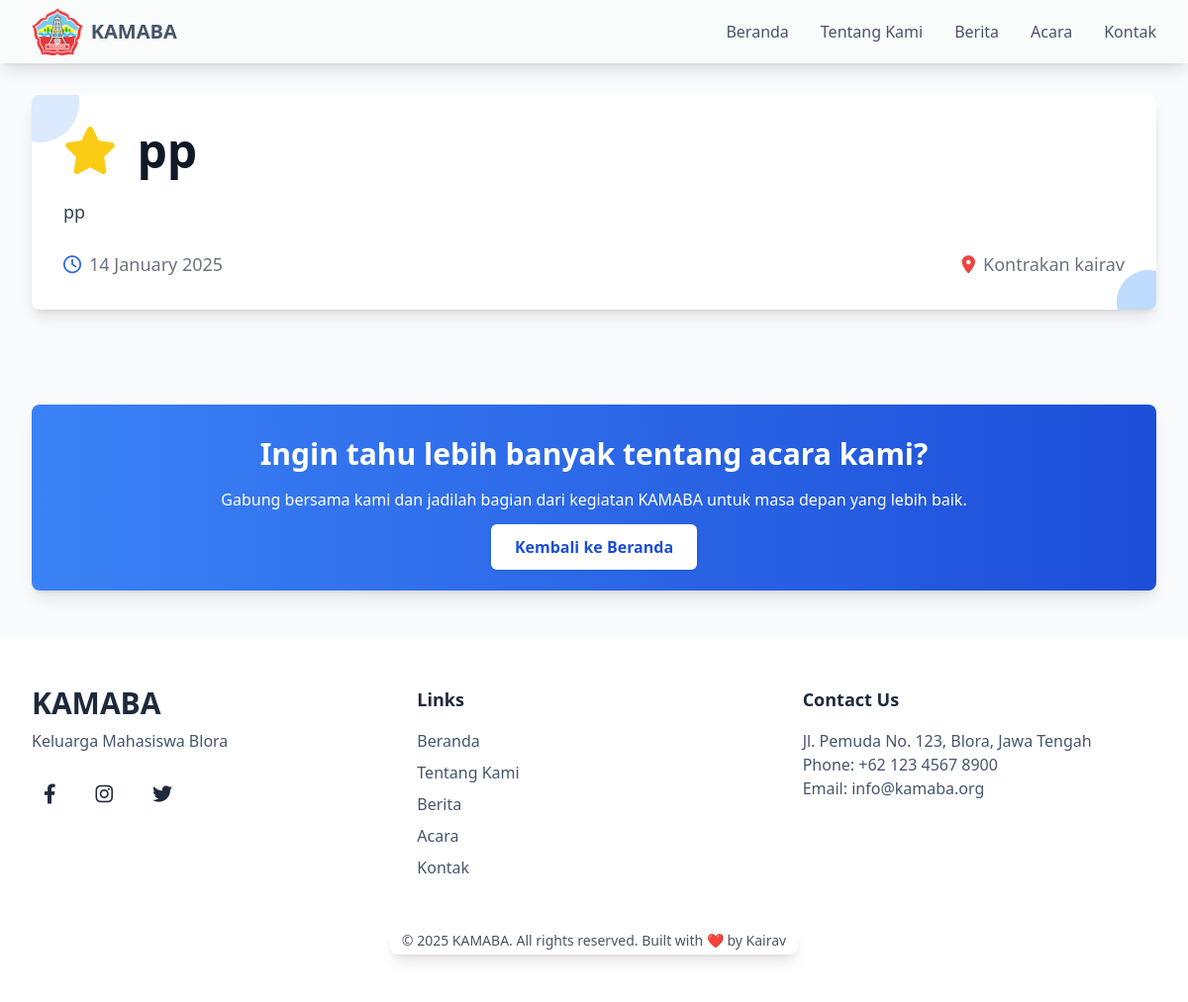
Screenshot of /detail_event.php?id=4 with the database file from the repository.
### tables this page shows
CREATE TABLE IF NOT EXISTS `events` (
  `id` int NOT NULL AUTO_INCREMENT,
  `title` varchar(255) NOT NULL,
  `description` text,
  `location` varchar(255) NOT NULL,
  `image_url` varchar(255) DEFAULT NULL,
  `event_date` date NOT NULL,
  `created_at` timestamp NULL DEFAULT CURRENT_TIMESTAMP,
  `updated_at` timestamp NULL DEFAULT CURRENT_TIMESTAMP ON UPDATE CURRENT_TIMESTAMP,
  `created_by` int DEFAULT NULL,
  PRIMARY KEY (`id`),
  KEY `fk_created_by` (`created_by`),
  CONSTRAINT `fk_created_by` FOREIGN KEY (`created_by`) REFERENCES `users` (`id`)
);

### detail_event.php (the view, shortened to what this page needs)
<?php
require_once 'config/db.php';
$event_id = intval($_GET['id']);
$stmt = $pdo->prepare("SELECT * FROM events WHERE id = ?");
$stmt->execute([$event_id]);
$event = $stmt->fetch();
?>
<!DOCTYPE html>
<html lang="en">
<head>
    <script src="https://cdn.tailwindcss.com"></script>
    <link rel="stylesheet" href="https://cdnjs.cloudflare.com/ajax/libs/font-awesome/6.0.0/css/all.min.css">
</head>
<body class="bg-gray-50">
    <?php include_once 'components/detail_nav.php'; ?>
    <div class="pt-24 pb-12 max-w-7xl mx-auto px-4 sm:px-6 lg:px-8">
        <div class="bg-white shadow-lg rounded-lg overflow-hidden">
            <div class="p-8 relative">
                <div class="absolute top-0 left-0 w-20 h-20 bg-blue-100 rounded-full -translate-x-8 -translate-y-8"></div>
                <div class="absolute bottom-0 right-0 w-16 h-16 bg-blue-200 rounded-full translate-x-6 translate-y-6"></div>
                <h1 class="text-5xl font-extrabold text-gray-900 mb-6 fade-in">
                    <i class="fas fa-star text-yellow-400 mr-2"></i>
                    <?php echo htmlspecialchars($event['title']); ?>
                </h1>
                <p class="text-gray-700 leading-relaxed text-lg mb-6 fade-in">
                    <?php echo nl2br(htmlspecialchars($event['description'])); ?>
                </p>
                <div class="flex flex-col sm:flex-row sm:justify-between sm:items-center fade-in">
                    <span class="flex items-center text-gray-500 text-lg mb-4 sm:mb-0">
                        <i class="far fa-clock mr-2 text-blue-600"></i>
                        <?php echo date('d F Y', strtotime($event['event_date'])); ?>
                    </span>
                    <span class="flex items-center text-gray-500 text-lg">
                        <i class="fas fa-map-marker-alt mr-2 text-red-500"></i>
                        <?php echo htmlspecialchars($event['location']); ?>
                    </span>
                </div>
            </div>
        </div>
    </div>
    <div class="max-w-7xl mx-auto px-4 sm:px-6 lg:px-8 py-12">
        <div class="bg-gradient-to-r from-blue-500 to-blue-700 text-white rounded-lg shadow-lg p-8 text-center">
            <h2 class="text-3xl font-bold mb-4">Ingin tahu lebih banyak tentang acara kami?</h2>
            <p class="mb-6">Gabung bersama kami dan jadilah bagian dari kegiatan KAMABA untuk masa depan yang lebih baik.</p>
            <a href="index.php" class="bg-white text-blue-700 font-bold px-6 py-3 rounded-md shadow hover:scale-105 transition-transform">
                Kembali ke Beranda
            </a>
        </div>
    </div>
    <?php include_once 'components/detail_footer.php'; ?>
</body>
</html>

### detail_event.php (style rules this page uses)
.fade-in { animation: fadeIn 0.8s ease-in-out; }

### rows the page displays
events: title "pp", description "pp", event_date "14 January 2025", location "Kontrakan kairav"
